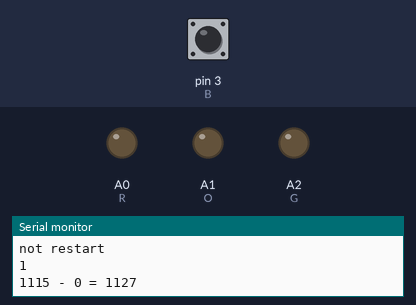
A sketch run on a simulated Arduino Uno, built with avr-gcc and run on an emulated ATmega328P. On the bench: output pins drawn as LEDs (lit = HIGH), the last lines printed to the serial monitor. The test bench sets the inputs (shaded band); at power-on: pin 3 (B) HIGH.

Above: at 1.2 s.
1.3 s: pin 3 (B) pulsed LOW 2 times (0.12 s each, 0.3 s apart)
At 1.93 s:
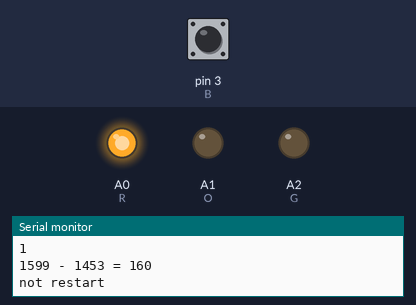
4.3 s: pin 3 (B) pulled LOW for 3.2 s
At 11.5 s:
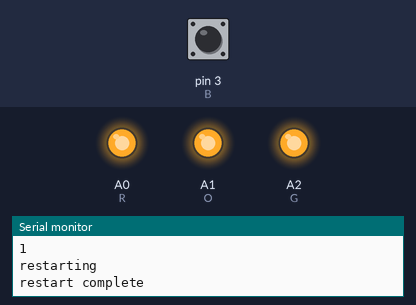
Timing chart, 0 to 17.0 s (numbered marks = the images above; inputs shaded):
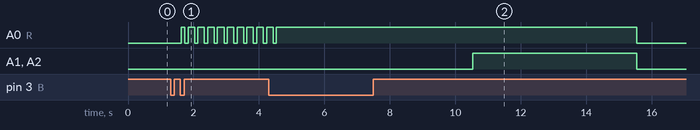

Measured:
- after the input at 1.3 s, A1 (O), A2 (G): stays LOW (without the input it goes to HIGH after 1.7 s)

The sketch:

debounce.ino
```cpp
//switching led color via button
//controlling brightness via potential meter (soon tm)
//reset after long press (3000ms)
//13 - red, 12 - orange, 11 - green, 10 - white
// 9 - button, - potential meter

const int R=A0, O=A1,G=A2, B=3; //W=10
//R=red, O=orange,G=green, W=white, B=button
int state, count, prevstate;
//state= button state, count=tracking button count
const int i=10, a=100;
// i is for number of loops for flash, a is number of milliseconds delay
int j=0;
// j is the loop counter
 unsigned long prevt; //for timer -> t = time, prev=previous


void setup()
{
  pinMode(R,OUTPUT);
  pinMode(O,OUTPUT);
  pinMode(G,OUTPUT);
  //pinMode(W,OUTPUT); //all these R,O,G,W for led
  pinMode(B,INPUT_PULLUP); //button, input_pulup -> 10k res
  Serial.begin(9600); //records value for monitoring
  prevt=millis();
}

void loop()
{
  state=digitalRead(B);
  if (state==1)
  {
    prevstate=state;
    debounce();
    led();
  }
}

void debounce(){
  prevt=millis();
  while (state=1 && prevstate==state){
    Serial.println(state);
    state=digitalRead(B);
    if ((millis()-prevt)>3000){
    Serial.println("restarting");
    count=0;
      analogWrite(R,1023);
      analogWrite(O,1023);
      analogWrite(G,1023);
      Serial.println("restart complete");
      delay(5000);

    break;
    }
    else {
      Serial.print(millis());
      Serial.print(" - ");
      Serial.print(prevt);
      Serial.print(" = ");
      Serial.println(millis()-prevt);
      Serial.println("not restart");

    }
  }
}

void led() {
  switch (count) {
    case 0:
      analogWrite(R,0);
      analogWrite(O,0);
      analogWrite(G,0);
      delay(a);
      count++;
    break;

    case 1:
      while (j<i){
        analogWrite(R,1023);
        delay(a);
        analogWrite(R,0);
        delay(a);
            analogWrite(R,1023);
            delay(a);
          j++;
      }
      j=0;
      count++;
    break;

    case 2:
      analogWrite(R,0);
      while (j<i){
        analogWrite(O,1023);
        delay(a);
        analogWrite(O,0);
        delay(a);
            analogWrite(O,1023);
            delay(a);
          j++;
      }
      j=0;
      count++;
    break;

    case 3:
      analogWrite(R,0);
      analogWrite(O,0);
      while (j<i){
        analogWrite(G,1023);
        delay(a);
        analogWrite(G,0);
        delay(a);
            analogWrite(G,1023);
            delay(a);
          j++;
      }
      j=0;
      count=0;
    break;


    default:
      analogWrite(R,0);
      analogWrite(O,0);
      analogWrite(G,0);
      delay(500);
    break;
  }
}

//debug stuff
//for some reason 1023 / 1 = OFF
//above situation cause: connected to live instead of ground

//might use this link to help for the 3s restart func
//https://forum.arduino.cc/index.php?topic=420668.0
```
